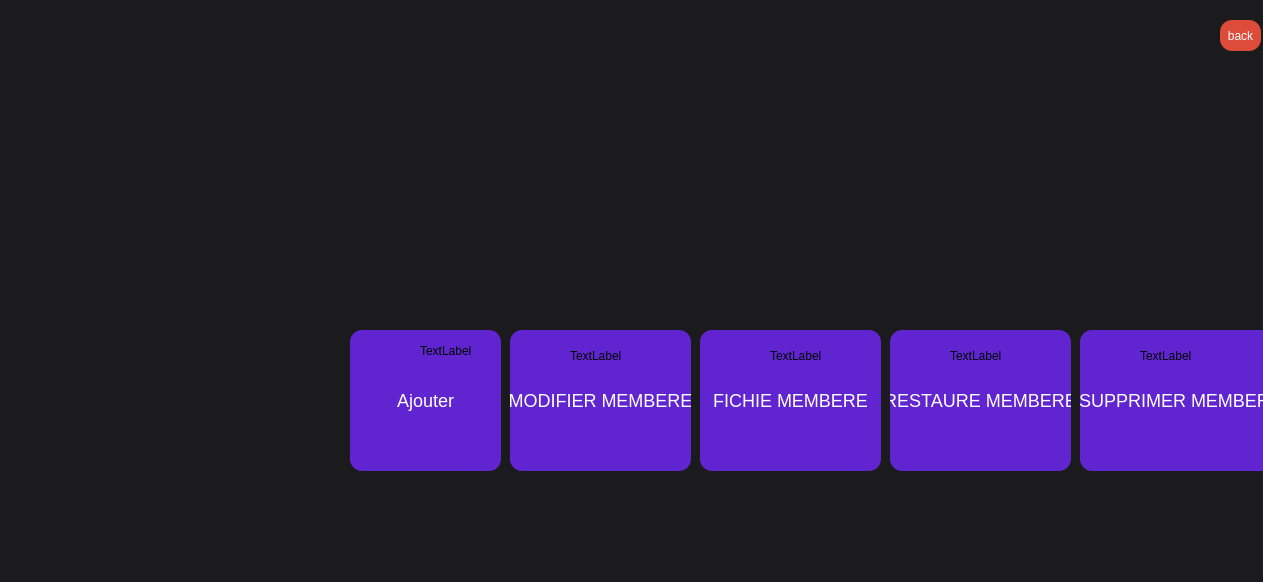
<?xml version="1.0" encoding="UTF-8"?>
<ui version="4.0">
 <class>memberes</class>
 <widget class="QDialog" name="memberes">
  <property name="geometry">
   <rect>
    <x>0</x>
    <y>0</y>
    <width>1263</width>
    <height>582</height>
   </rect>
  </property>
  <property name="windowTitle">
   <string>Dialog</string>
  </property>
  <property name="styleSheet">
   <string notr="true">background-color:#1b1a1c;
</string>
  </property>
  <widget class="QPushButton" name="pushButton">
   <property name="geometry">
    <rect>
     <x>350</x>
     <y>330</y>
     <width>151</width>
     <height>141</height>
    </rect>
   </property>
   <property name="styleSheet">
    <string notr="true">
font-size:18px;background-color:#6025d1;
color:#fff;
border-radius:12px;</string>
   </property>
   <property name="text">
    <string>Ajouter</string>
   </property>
  </widget>
  <widget class="QPushButton" name="pushButton_2">
   <property name="geometry">
    <rect>
     <x>510</x>
     <y>330</y>
     <width>181</width>
     <height>141</height>
    </rect>
   </property>
   <property name="styleSheet">
    <string notr="true">font-size:18px;background-color:#6025d1;
color:#fff;
border-radius:12px;</string>
   </property>
   <property name="text">
    <string>MODIFIER MEMBERE</string>
   </property>
  </widget>
  <widget class="QPushButton" name="pushButton_3">
   <property name="geometry">
    <rect>
     <x>700</x>
     <y>330</y>
     <width>181</width>
     <height>141</height>
    </rect>
   </property>
   <property name="styleSheet">
    <string notr="true">font-size:18px;background-color:#6025d1;
color:#fff;
border-radius:12px;
</string>
   </property>
   <property name="text">
    <string>FICHIE MEMBERE</string>
   </property>
  </widget>
  <widget class="QPushButton" name="pushButton_4">
   <property name="geometry">
    <rect>
     <x>890</x>
     <y>330</y>
     <width>181</width>
     <height>141</height>
    </rect>
   </property>
   <property name="styleSheet">
    <string notr="true">font-size:18px;
background-color:#6025d1;
color:#fff;
border-radius:12px;
</string>
   </property>
   <property name="text">
    <string>RESTAURE MEMBERE</string>
   </property>
  </widget>
  <widget class="QPushButton" name="pushButton_5">
   <property name="geometry">
    <rect>
     <x>1080</x>
     <y>330</y>
     <width>201</width>
     <height>141</height>
    </rect>
   </property>
   <property name="styleSheet">
    <string notr="true">font-size:18px;background-color:#6025d1;
color:#fff;
border-radius:12px;</string>
   </property>
   <property name="text">
    <string>SUPPRIMER MEMBERE</string>
   </property>
  </widget>
  <widget class="QLabel" name="plus">
   <property name="geometry">
    <rect>
     <x>420</x>
     <y>330</y>
     <width>51</width>
     <height>41</height>
    </rect>
   </property>
   <property name="styleSheet">
    <string notr="true">background-color:#6025d1;</string>
   </property>
   <property name="text">
    <string>TextLabel</string>
   </property>
  </widget>
  <widget class="QLabel" name="plus_2">
   <property name="geometry">
    <rect>
     <x>570</x>
     <y>330</y>
     <width>61</width>
     <height>51</height>
    </rect>
   </property>
   <property name="styleSheet">
    <string notr="true">background-color:#6025d1;</string>
   </property>
   <property name="text">
    <string>TextLabel</string>
   </property>
  </widget>
  <widget class="QLabel" name="plus_3">
   <property name="geometry">
    <rect>
     <x>770</x>
     <y>330</y>
     <width>61</width>
     <height>51</height>
    </rect>
   </property>
   <property name="styleSheet">
    <string notr="true">background-color:#6025d1;</string>
   </property>
   <property name="text">
    <string>TextLabel</string>
   </property>
  </widget>
  <widget class="QLabel" name="plus_4">
   <property name="geometry">
    <rect>
     <x>950</x>
     <y>330</y>
     <width>61</width>
     <height>51</height>
    </rect>
   </property>
   <property name="styleSheet">
    <string notr="true">background-color:#6025d1;</string>
   </property>
   <property name="text">
    <string>TextLabel</string>
   </property>
  </widget>
  <widget class="QLabel" name="plus_5">
   <property name="geometry">
    <rect>
     <x>1140</x>
     <y>330</y>
     <width>61</width>
     <height>51</height>
    </rect>
   </property>
   <property name="styleSheet">
    <string notr="true">background-color:#6025d1;</string>
   </property>
   <property name="text">
    <string>TextLabel</string>
   </property>
  </widget>
  <widget class="QPushButton" name="pushButton_6">
   <property name="geometry">
    <rect>
     <x>1220</x>
     <y>20</y>
     <width>41</width>
     <height>31</height>
    </rect>
   </property>
   <property name="styleSheet">
    <string notr="true">background-color:#dd4b3a;
color:#fff;
border-radius:12px;</string>
   </property>
   <property name="text">
    <string>back</string>
   </property>
  </widget>
 </widget>
 <resources/>
 <connections/>
</ui>
